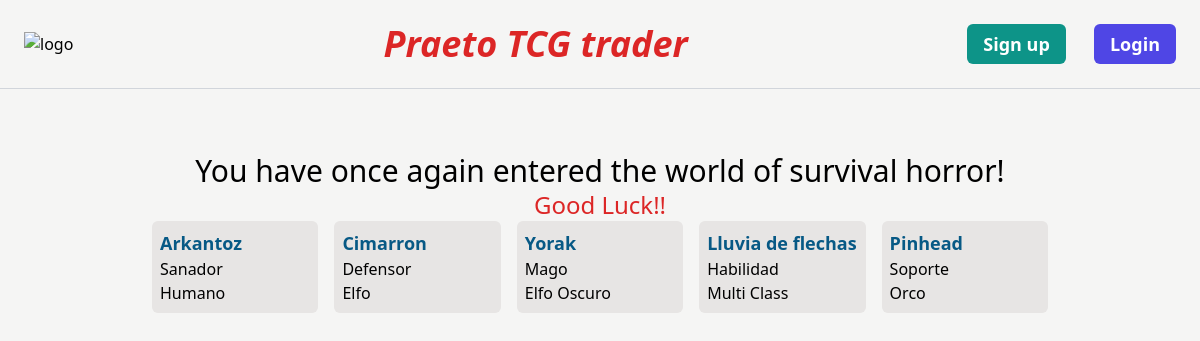
The page / on the database its author committed.
### card/models.py (models this page shows, shortened)
class Card(models.Model):
    card_name = models.CharField(max_length=100)
    card_type = models.ForeignKey(Card_Type, on_delete=models.CASCADE)
    faction = models.ForeignKey(Faction, on_delete=models.CASCADE)
    card_text = models.TextField()
    card_cost = models.IntegerField()
    card_power = models.IntegerField()
    card_defense = models.IntegerField()
    card_image = CloudinaryField('image', blank=True, null=True)
    is_active = models.BooleanField(default=True)
    created_by = models.ForeignKey(User, on_delete=models.CASCADE)
    created_at = models.DateTimeField(auto_now_add=True)
    updated_at = models.DateTimeField(auto_now=True)

class Card_Type(models.Model):
    type_name = models.CharField(max_length=100)
    class Meta:
        ordering = ['type_name'] # ordena las categorias por nombre
        verbose_name_plural = 'Type'
    def __str__(self):
        return self.type_name

class Faction(models.Model):
    faction_name = models.CharField(max_length=100)
    class Meta:
        ordering = ['faction_name'] # ordena las categorias por nombre
        verbose_name_plural = 'Faction'
    def __str__(self):
        return self.faction_name

### core/views.py (the view)
# urls.py: path('', views.home, name="home"),
def home(request):
    cards = Card.objects.filter(is_active=True).order_by('?')[0:5]
    card_types = Card_Type.objects.all()
    factions = Faction.objects.all()
    return render(request, 'core/index.html', {
        'cards': cards,
        'card_types': card_types,
        'factions': factions
    })

### core/templates/core/index.html (shortened to what this page needs)
{% extends "core/base.html" %}
{% block content %}
    <div class="p-8">
        <h1 class="text-center text-3xl">You have once again entered the world of survival horror!</h1>
        <h2 class="text-center text-2xl text-red-600">Good Luck!!</h2>
        <div class="container grid grid-cols-1 md:grid-cols-3 lg:grid-cols-5 gap-4 rounded-md">
            {% for card in cards %}
            <div class="p-2 bg-stone-200 rounded-md">
                <a href="{% url 'card:detail' card.id %}">
                    <p class="text-sky-800 font-bold text-lg">{{ card.card_name }}</p>
                    <p>{{ card.card_type }}</p>
                    <p>{{ card.faction }}</p>
                </a>
            </div>
            {% endfor %}
        </div>
    </div>
{% endblock  %}

### core/templates/core/base.html (shortened to what this page needs)
{% load static tailwind_tags %}
<!DOCTYPE html>
<html lang="en">
    <head>
        {% tailwind_css %}
    </head>
    <body class="flex-container bg-stone-100">
        <nav class="p-6 flex justify-between items-center border-b border-gray-300">
            <figure>
                <a href="/" class="flex items-center allign-center">
                    <img src="https://res.cloudinary.com/deumagcgr/image/upload/v1728680685/logo-tcg-round_xinmkw.png" alt="logo" class="w-20">
                </figure>
                <div class="text-red-600 text-4xl font-bold italic text-center">
                    <p>Praeto TCG trader</p>
                </div>
            <div class="space-x-6">
                {% if request.user.is_authenticated %}
                    <a href="#" class="px-4 py-2 text-lg font-semibold bg-teal-600 text-white hover:bg-teal-800 rounded-md">Profile</a>
                    <a href="#" class="px-4 py-2 text-lg font-semibold bg-indigo-600 text-white hover:bg-indigo-800 rounded-md">Inbox</a>
                {% else %}
                <a href="{% url 'core:signup' %}" class="px-4 py-2 text-lg font-semibold bg-teal-600 text-white rounded-md hover:bg-teal-800">Sign up</a>
                <a href="{% url 'core:login' %}" class="px-4 py-2 text-lg font-semibold bg-indigo-600 text-white rounded-md hover:bg-indigo-800">Login</a>
                {% endif %}
            </div>
        </nav>
        <div class="container mx-auto p-8">
            {% block content %}{% endblock %}
        </div>
    </body>
</html>

### rows shown on the page
Card: card_name "Arkantoz", card_type "Sanador", faction "Humano"
Card: card_name "Cimarron", card_type "Defensor", faction "Elfo"
Card: card_name "Yorak", card_type "Mago", faction "Elfo Oscuro"
Card: card_name "Lluvia de flechas", card_type "Habilidad", faction "Multi Class"
Card: card_name "Pinhead", card_type "Soporte", faction "Orco"
